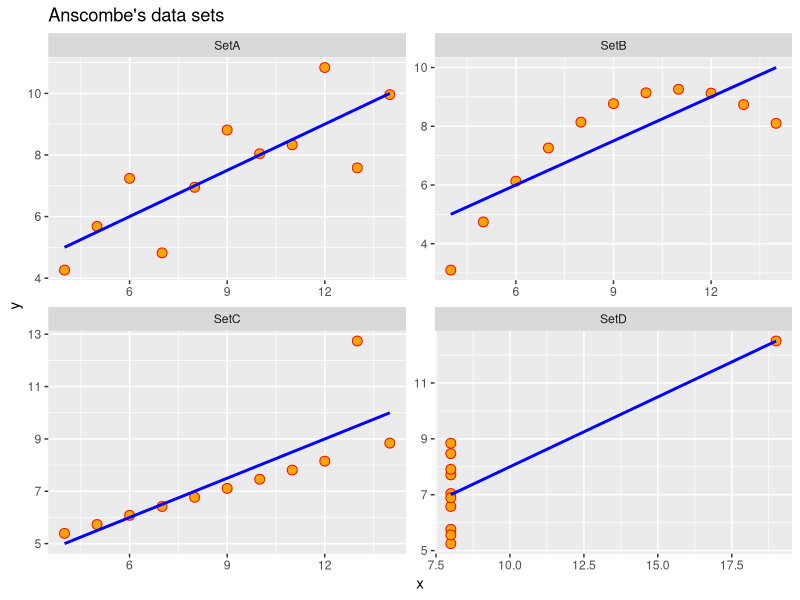
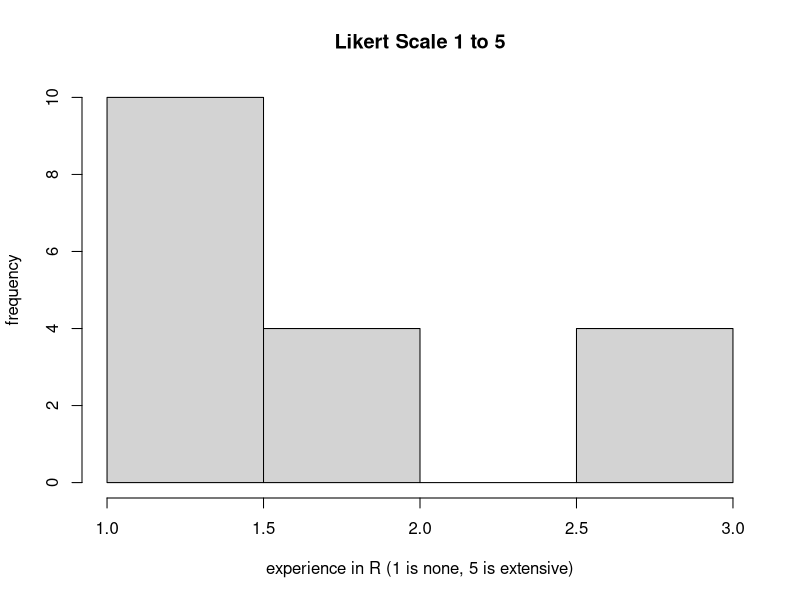

The R script that drew these images, in order: (Note: this script raises an error after producing the figures.)
## ---- chunk 1
#blog post by Fisseha Berhane
library(ggplot2)
library(dplyr)
library(reshape2)

#Create four groups: setA, setB, setC and setD.
setA=select(anscombe, x=x1,y=y1)
setB=select(anscombe, x=x2,y=y2)
setC=select(anscombe, x=x3,y=y3)
setD=select(anscombe, x=x4,y=y4)

#Add a third column which can help us to identify the four groups.
setA$group ='SetA'
setB$group ='SetB'
setC$group ='SetC'
setD$group ='SetD'

#merge the four datasets
all_data=rbind(setA,setB,setC,setD)  # merging all the four data sets
all_data[c(1,13,23,43),]  # showing sample

#compare summary stats
summary_stats =all_data%>%group_by(group)%>%summarize("mean x"=mean(x),
                                       "Sample variance x"=var(x),
                                       "mean y"=round(mean(y),2),
                                       "Sample variance y"=round(var(y),1),
                                       'Correlation between x and y '=round(cor(x,y),2)
                                      )
models = all_data %>% 
      group_by(group) %>%
      do(mod = lm(y ~ x, data = .)) %>%
      do(data.frame(var = names(coef(.$mod)),
                    coef = round(coef(.$mod),2),
                    group = .$group)) %>%
dcast(., group~var, value.var = "coef")

summary_stats_and_linear_fit = cbind(summary_stats, data_frame("Linear regression" =
                                    paste0("y = ",models$"(Intercept)"," + ",models$x,"x")))

summary_stats_and_linear_fit

#data viz instead as first step
ggplot(all_data, aes(x=x,y=y)) +geom_point(shape = 21, colour = "red", fill = "orange", size = 3)+
    ggtitle("Anscombe's data sets")+geom_smooth(method = "lm",se = FALSE,color='blue') + 
    facet_wrap(~group, scales="free")

## ---- chunk 2
#load class survey responses from google poll completed in class
survey<-read.csv("data/5081.survey.1.csv")
str(survey) #check data match what we collected

#data viz
hist(survey$r.experience, xlab="experience in R (1 is none, 5 is extensive)", ylab="frequency", main="Likert Scale 1 to 5")
plot(survey$r.experience~survey$discipline, xlab="discipline", ylab="experience in R")
plot(survey$r.studio, ylab="R Studio")
plot(survey$research.data, ylab="Research data")
#observe patterns by checking plots
## ---- chunk 3
#Now, try some simple summary statistics.
summary(survey)
#Data summary looks reasonable based on plots, mean R experience is < 2
t.test(survey$r.experience, mu=1) #t-test if mean is different from 1
t.test(survey$r.experience, mu=2) #t-test if mean is different from 2
#A one sample t-test confirms we have a bit experience in R.

m1<-glm(r.experience~discipline, family = poisson, data = survey) #test for differenes between disciplines in R experience
m1 #model summary
anova(m1, test="Chisq") #test whether the differences in model are different
#Too little evidence to be significantly different between disciplines.

